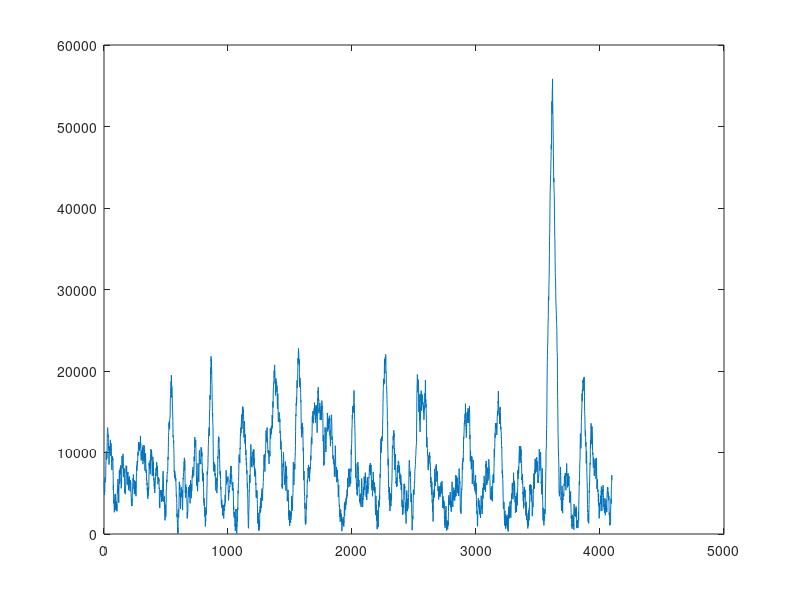
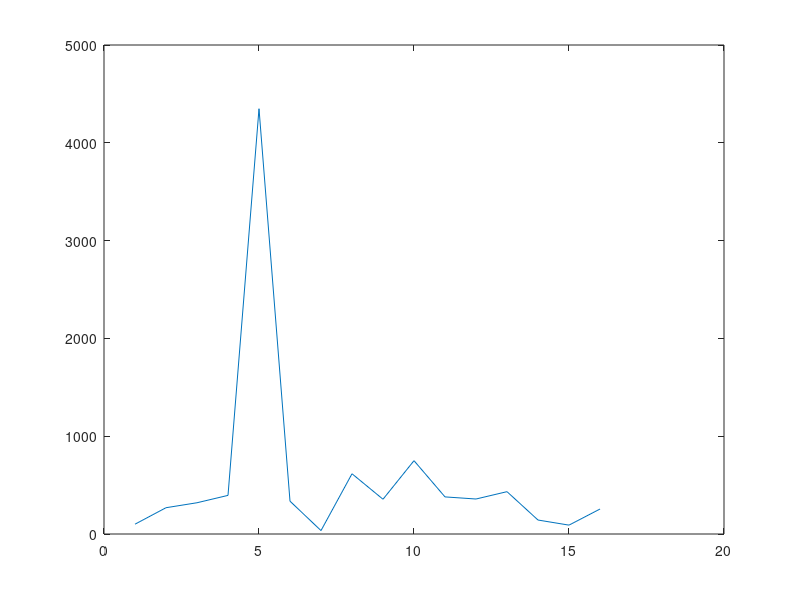

Write MATLAB code to recreate these figures, in order. (Note: this script raises an error after producing the figures.)
%--------------------------------------------------------------------------
% sparse FFT GPS function test-bench for HDL coder
% Toyon Research 2016
% Author: B.Weals
%--------------------------------------------------------------------------
clear all;

% Parameters: start
Ncode = 1024;
SNR_dB = -15;
offset = 20000; % code offset
n = 2^16; % number of samples to process
% Parameters: end

p = log2(n);
B = n/p;
Nsamp_per_chip = n/Ncode;

code_orig = 2*((rand(1,Ncode)>0.5)-0.5);
%code_orig(1) = 1;
%code_orig(2) = -1;
code = ones(Nsamp_per_chip,1)*code_orig;
code = code(:)';
fft_code = fft(code);
sub_sampled_fcode = fft_code(1:p:end);
conj_sub_sampled_fcode = conj(sub_sampled_fcode);

signal = ones(Nsamp_per_chip,1)*code_orig;
signal = signal(:)';
signal = circshift(signal,offset,2);
uncorrupted_signal = signal;
noise = (10^(-SNR_dB/20))*randn(size(signal))/sqrt(2);
noise = noise + 1i*(10^(-SNR_dB/20))*randn(size(signal))/sqrt(2);
signal = signal + noise;

x = reshape(signal',B,p)';
x1 = sum(x);
fx1 = fft(x1);

cfx1 = conj_sub_sampled_fcode.*fx1;
fft_code = [real(conj_sub_sampled_fcode)' imag(conj_sub_sampled_fcode)'];
save('fft_code.txt','fft_code','-ascii','-double');
fft_code = conj_sub_sampled_fcode;
save('fft_code.mat','fft_code');
x2 = ifft(cfx1);
mx2 = abs(x2);
[mm,k] = max(mx2);

figure(1),plot(mx2);
cor_results = zeros(1,p);
code_to_save = code(1:p:end)'; %
save('code.txt','code_to_save','-ascii');
code0 = code;
code = code(1:p:end);
save('code.mat','code');
code = code0;
code0 = [];

for m=1:p
    shift_code = circshift(code,k+(m-1)*B-1,2);
    sub_shift_code = shift_code(1:p:end);
    cor_results(m) = abs(sum(sub_shift_code.*signal(1:p:end)));
end

figure(2),plot(cor_results);
[mm,max_cor_idx] = max(cor_results);

snr = 10*log10(var(uncorrupted_signal)/var(noise))
offset
offset_estimate = (max_cor_idx-1)*B+k-1
err = offset - offset_estimate
chip_error = err/Nsamp_per_chip


% Now we'll do the hardware:
validOut = 0;
validIn = 1;
m = 1;
while ~validOut
    [timeOffset,validOut] = gps_sfft(real(signal(m)), imag(signal(m)), validIn);
    m = m+1;
    if m > n
        m = 1;
        validIn = 0;
    end
end

display(['offset: estimated: ' num2str(timeOffset) ' actual: ' num2str(20000)]);







